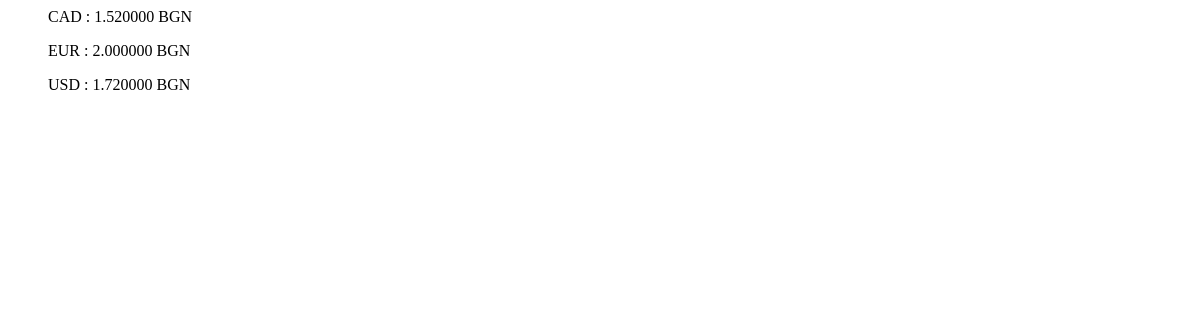
/exchange, run on an earlier commit of the app's database.
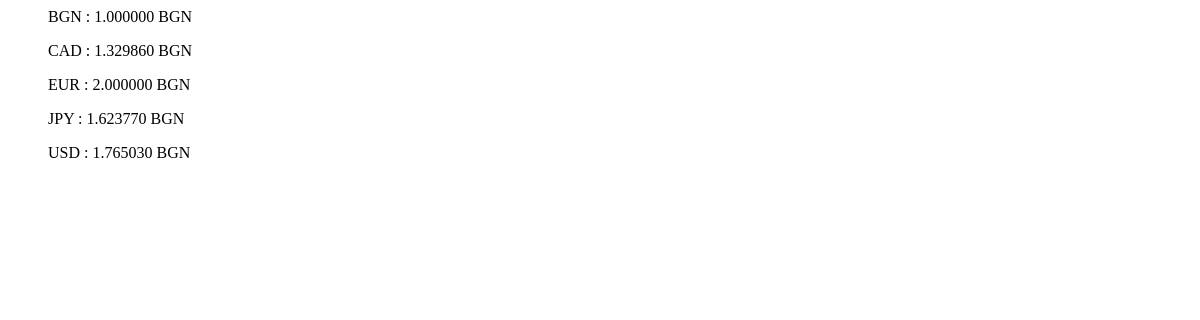
And on a later commit of the database.
### exchange/models.py (models this page shows, shortened)
class Currency(models.Model):
    full_name = models.CharField(max_length=200, unique=True)
    currency_abbr = models.CharField(max_length=200, unique=True)
    rate_vs_base = models.DecimalField(max_digits=20, decimal_places=6, validators=[MinValueValidator(Decimal('0.000001'))])
    class Meta:
        ordering = ('currency_abbr',)

### exchange/views.py (the view)
# urls.py: path('', views.AllCurrenciesListView.as_view(), name='index'),
class AllCurrenciesListView(ListView):
    model = Currency
    context_object_name = 'currencies'
    template_name = 'exchange/index.html'

### exchange/templates/exchange/index.html
{% for currency in currencies %}
  <ul>
    {{ currency.currency_abbr }} : {{ currency.rate_vs_base }} BGN
  </ul>
{% endfor %}

What changed in the data, as far as the page shows it:
added Currency: currency_abbr "BGN", rate_vs_base "1.000000"
changed Currency "CAD": rate_vs_base "1.520000" → "1.329860"
added Currency: currency_abbr "JPY", rate_vs_base "1.623770"
changed Currency "USD": rate_vs_base "1.720000" → "1.765030"
